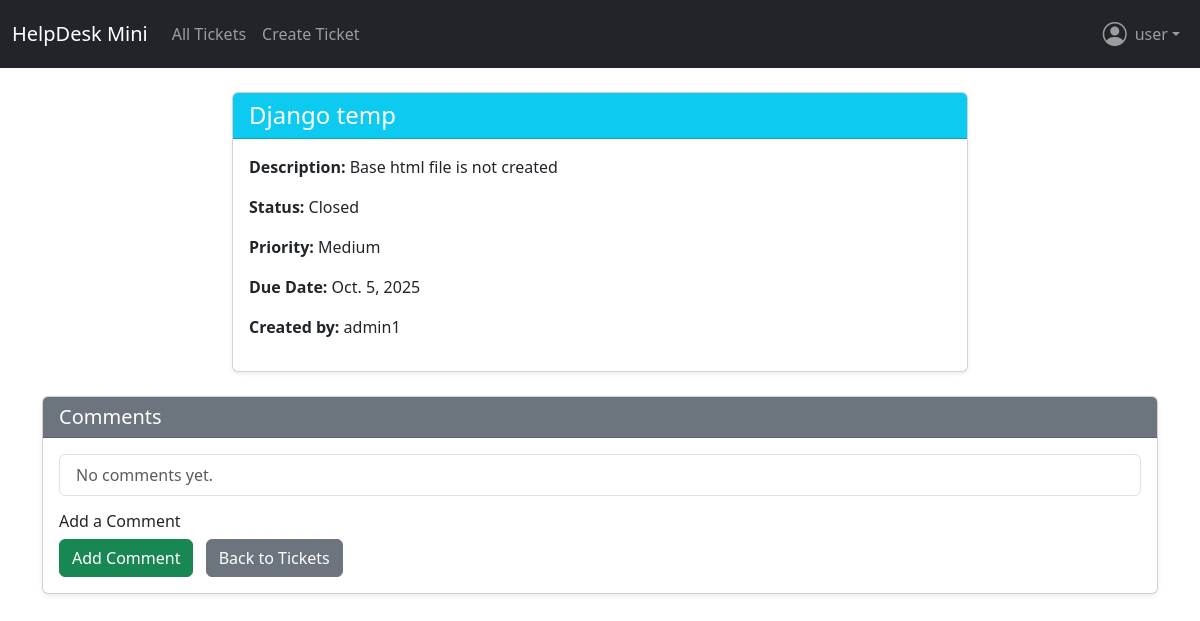
Page /ticket/1/ (signed in) on the committed database.
### tickets/models.py (models this page shows, shortened)
class Ticket(models.Model):
    PRIORITY_CHOICES = [
        ('Low', 'Low'),
        ('Medium', 'Medium'),
        ('High', 'High'),
        ('Critical', 'Critical'),
    ]
    STATUS_CHOICES = [
    ('Open', 'Open'),
    ('In Progress', 'In Progress'),
    ('Resolved', 'Resolved'),
    ('Closed', 'Closed'),
]
    status = models.CharField(max_length=20, choices=STATUS_CHOICES, default='Open')
    user = models.ForeignKey(User, on_delete=models.CASCADE)
    title = models.CharField(max_length=200)
    description = models.TextField()
    priority = models.CharField(max_length=10, choices=PRIORITY_CHOICES, default='Medium')
    due_date = models.DateField(null=True, blank=True)
    created_at = models.DateTimeField(auto_now_add=True)

### tickets/views.py (the view, shortened to what this page needs)
# urls.py: path('ticket/<int:pk>/', views.ticket_detail, name='ticket_detail'),
@login_required
def ticket_detail(request, pk):
    ticket = get_object_or_404(Ticket, pk=pk)
    if not (ticket.user == request.user or request.user.is_staff):
        return render(request, 'tickets/ticket_detail.html', {'ticket': ticket, 'can_edit': False})

### tickets/templates/tickets/ticket_detail.html (shortened to what this page needs)
<!DOCTYPE html>
<html lang="en">
<head>
</head>
<body>
   {% extends "base.html" %}
{% block content %}
<div class="row justify-content-center">
  <div class="col-md-10 col-lg-8">
    <div class="card shadow-sm mb-4">
      <div class="card-header bg-info text-white">
        <h4 class="mb-0">{{ ticket.title }}</h4>
      </div>
      <div class="card-body">
        <p><strong>Description:</strong> {{ ticket.description }}</p>
        <p><strong>Status:</strong> {{ ticket.status }}</p>
        <p><strong>Priority:</strong> {{ ticket.priority }}</p>
        <p><strong>Due Date:</strong> {{ ticket.due_date }}</p>
        <p><strong>Created by:</strong> {{ ticket.user.username }}</p>
      </div>
    </div>
      </div>
    </div>
    <div class="card shadow-sm mb-4">
      <div class="card-header bg-secondary text-white">
        <h5 class="mb-0">Comments</h5>
      </div>
      <div class="card-body">
        <ul class="list-group mb-3">
          {% for comment in comments %}
            <li class="list-group-item">
              <strong>{{ comment.user.username }}:</strong> {{ comment.content }}
              <span class="text-muted small">({{ comment.created_at }})</span>
            </li>
          {% empty %}
            <li class="list-group-item text-muted">No comments yet.</li>
          {% endfor %}
        </ul>
        <h6>Add a Comment</h6>
        <form method="post">
          <button type="submit" class="btn btn-success">Add Comment</button>
          <a href="{% url 'ticket_list' %}" class="btn btn-secondary ms-2">Back to Tickets</a>
        </form>
      </div>
    </div>
  </div>
{% endblock %}

### tickets/templates/base.html (shortened to what this page needs)
<!DOCTYPE html>
<html>
<head>
    <link href="https://cdn.jsdelivr.net/npm/bootstrap@5.3.3/dist/css/bootstrap.min.css" rel="stylesheet">
    <link rel="stylesheet" href="https://cdn.jsdelivr.net/npm/bootstrap-icons@1.11.3/font/bootstrap-icons.css">
</head>
<body>
    {% if not request.path == '/accounts/login/' %}
    <nav class="navbar navbar-expand-lg navbar-dark bg-dark">
        <div class="container-fluid">
            <a class="navbar-brand" href="{% url 'ticket_list' %}">HelpDesk Mini</a>
            <div class="collapse navbar-collapse" id="navbarNav">
                <ul class="navbar-nav me-auto ">
                    <li class="nav-item">
                        <a class="nav-link" href="{% url 'ticket_list' %}">All Tickets</a>
                    </li>
                    <li class="nav-item">
                        <a class="nav-link" href="{% url 'ticket_create' %}">Create Ticket</a>
                    </li>
                </ul>
                <ul class="navbar-nav ms-auto">
                    {% if user.is_authenticated %}
                    <li class="nav-item dropdown">
                        <a class="nav-link dropdown-toggle d-flex align-items-center" href="#" id="profileDropdown"
                            role="button" data-bs-toggle="dropdown" aria-expanded="false">
                            <i class="bi bi-person-circle" style="font-size: 1.5rem;"></i>
                            <span class="ms-2">{{ user.username }}</span>
                        </a>
                    </li>
                    {% else %}
                    <li class="nav-item">
                        <a class="nav-link" href="{% url 'login' %}?next={{ request.path }}">Login</a>
                    </li>
                    {% endif %}
                </ul>
            </div>
        </div>
    </nav>
    {% endif %}
    <div class="container mt-4">
        {% block content %}{% endblock %}
</body>
</html>

### rows in the picture
Ticket: title "Django temp", description "Base html file is not created", status "Closed", priority "Medium", due_date "Oct. 5, 2025", user.username "admin1"

### other values in the picture
{{ user.username }} "user"
